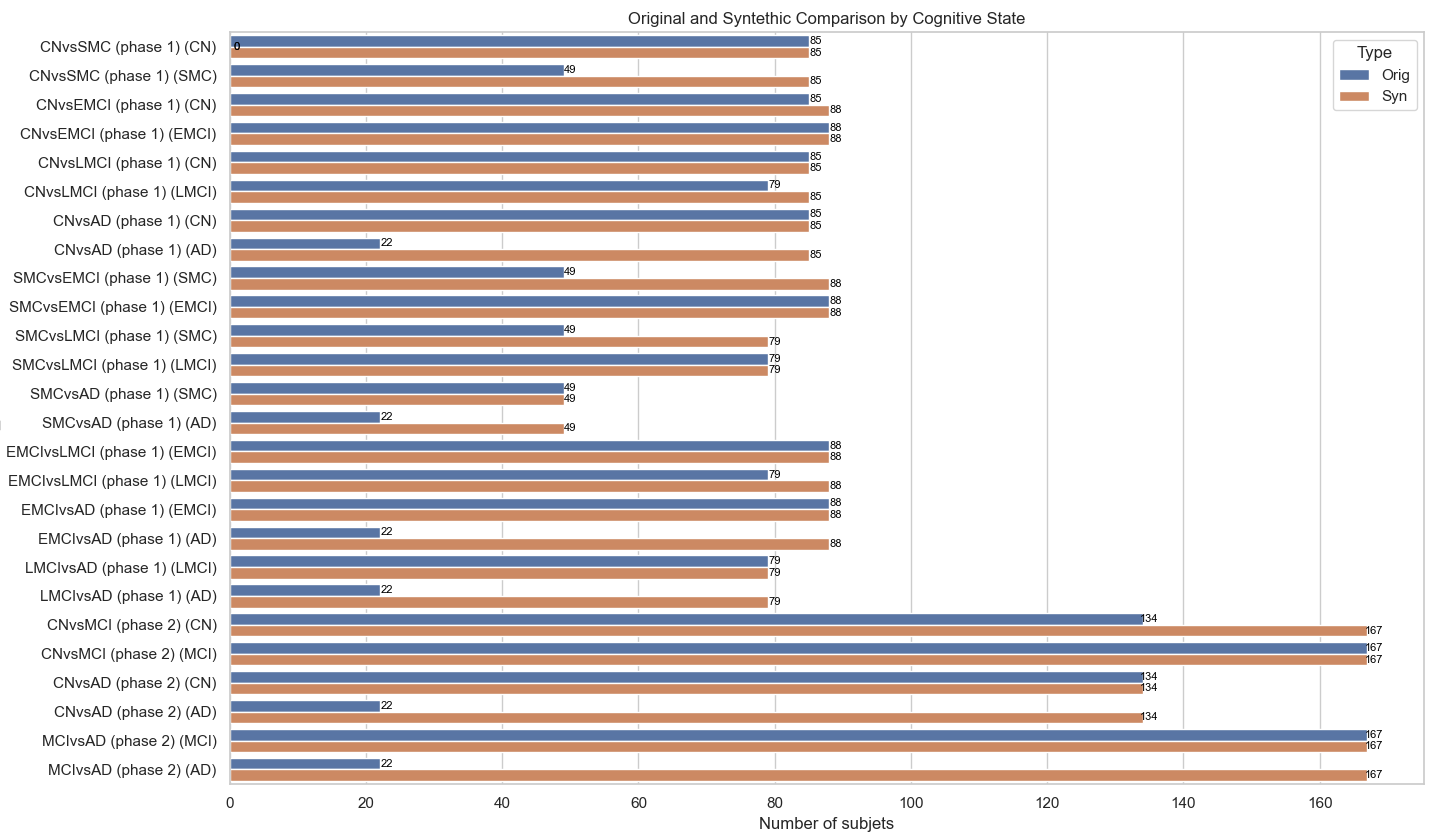

This chart was generated by the following Python code:
import pandas as pd
import seaborn as sns
import matplotlib.pyplot as plt

# Step 1: Load the CSV file
archivo_csv = 'data.csv'  # Make sure the CSV file is in the same directory or provide the full path
df = pd.read_csv(archivo_csv)

# Step 2: Verify the first few rows of the DataFrame
print(df.head())

# Step 3: Transform the data for the plot
# Create a DataFrame containing both original and synthetic values
df_orig = df.copy()
df_syn = df.copy()

# Modify the columns to include labels for Orig and Syn
df_orig['Type'] = 'Orig'
df_syn['Type'] = 'Syn'

# Combine Versus_CS and Cognitive_State into a single column for Y axis
df_orig['Y_Label'] = df_orig['Versus_CS'] + ' (' + df_orig['Cognitive_State'] + ')'
df_syn['Y_Label'] = df_syn['Versus_CS'] + ' (' + df_syn['Cognitive_State'] + ')'

# Concatenate the DataFrames to create a combined DataFrame
df_melted = pd.concat([
    df_orig[['Y_Label', 'Orig_Value', 'Type']].rename(columns={'Orig_Value': 'Value'}),
    df_syn[['Y_Label', 'Syn_Value', 'Type']].rename(columns={'Syn_Value': 'Value'})
])

# Step 4: Create a horizontal bar plot comparing Orig and Syn for each Y_Label
sns.set(style="whitegrid")
plt.figure(figsize=(16.5, 10))  # Increased figure size

# Create the horizontal bar plot
barplot = sns.barplot(data=df_melted, x='Value', y='Y_Label', hue='Type', errorbar=None, dodge=True)

# Añadir etiquetas a las barras
for p in barplot.patches:
    width = int(p.get_width())
    label = p.get_height()
    barplot.text(width + 1, p.get_y() + p.get_height() / 2, f'{width}', ha='center', va='center', color='black', size="8")
   
# Customize the plot
plt.title('Original and Syntethic Comparison by Cognitive State')
plt.xlabel('Number of subjets')
plt.legend(title='Type')

# Adjust layout to make sure labels are not cut off
plt.tight_layout()

# Show the plot
plt.show()
